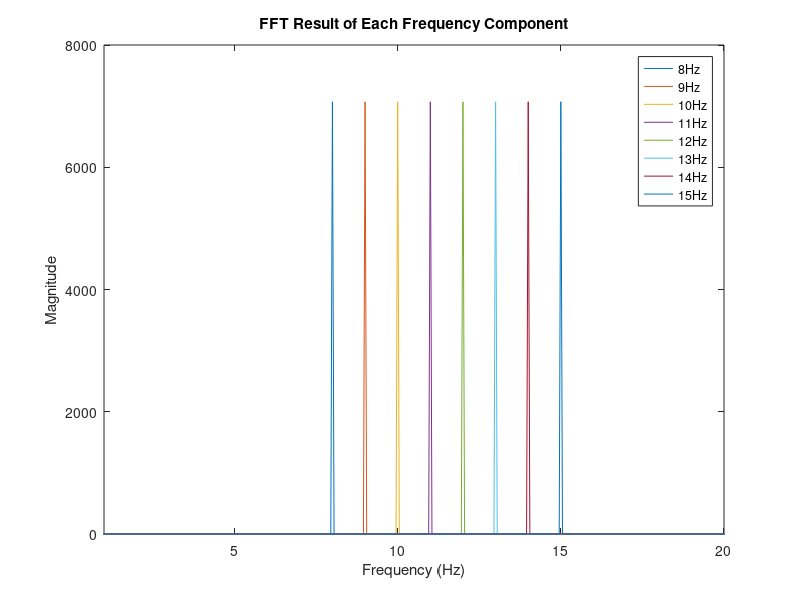

MATLAB code to generate this figure:
% 初始化參數
fs = 500; % 取樣頻率
nChannels = 32; % 頻道數
nPoints = 10000; % 每個頻道的取樣點數
nFrequencies = 8; % 頻率範圍的數量
nBlocks = 5; % 每個實驗的 block 數

% 創建時間向量
t = (0:nPoints-1) / fs;

% 預分配模板信號矩陣
data = zeros(nChannels, nPoints, nFrequencies, nBlocks);

% 生成模板信號
for f = 1:nFrequencies
    freq = 7 + f; % 從 8 Hz 到 15 Hz
    for ch = 1:nChannels
        % 生成正弦和餘弦波形
        cosWave = cos(2 * pi * freq * t);
        sinWave = sin(2 * pi * freq * t);
        
        % 將這些波形複製到所有 block
        for blk = 1:nBlocks
            data(ch, :, f, blk) = cosWave + sinWave;
        end
    end
end

% 選取第一頻道、第一個 block 的數據
selectedData = squeeze(data(1, :, :, 1));

% 預分配 FFT 結果空間
fftResults = zeros(size(selectedData));

% 執行 FFT    
for f = 1:nFrequencies
    fftResults(:, f) = fft(selectedData(:, f));
end

% 計算頻譜
nfft = size(fftResults, 1);
f = fs * (0:(nfft/2)) / nfft; % 頻率軸
magnitude = abs(fftResults(1:nfft/2+1, :)); % 取模

% 繪圖
figure;
plot(f, magnitude);
title('FFT Result of Each Frequency Component');
xlabel('Frequency (Hz)');
ylabel('Magnitude');
xlim([1 20]);
legend('8Hz', '9Hz', '10Hz', '11Hz', '12Hz', '13Hz', '14Hz', '15Hz');

size(data)
